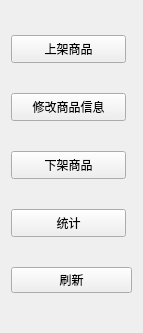
<?xml version="1.0" encoding="UTF-8"?>
<ui version="4.0">
 <class>Form</class>
 <widget class="QWidget" name="Form">
  <property name="geometry">
   <rect>
    <x>0</x>
    <y>0</y>
    <width>143</width>
    <height>333</height>
   </rect>
  </property>
  <property name="windowTitle">
   <string>Form</string>
  </property>
  <layout class="QVBoxLayout" name="verticalLayout">
   <item>
    <widget class="QPushButton" name="insert_pushButton">
     <property name="minimumSize">
      <size>
       <width>115</width>
       <height>28</height>
      </size>
     </property>
     <property name="maximumSize">
      <size>
       <width>115</width>
       <height>28</height>
      </size>
     </property>
     <property name="text">
      <string>上架商品</string>
     </property>
    </widget>
   </item>
   <item>
    <widget class="QPushButton" name="updata_pushButton">
     <property name="minimumSize">
      <size>
       <width>115</width>
       <height>28</height>
      </size>
     </property>
     <property name="maximumSize">
      <size>
       <width>115</width>
       <height>28</height>
      </size>
     </property>
     <property name="text">
      <string>修改商品信息</string>
     </property>
    </widget>
   </item>
   <item>
    <widget class="QPushButton" name="delete_pushButton">
     <property name="minimumSize">
      <size>
       <width>115</width>
       <height>28</height>
      </size>
     </property>
     <property name="maximumSize">
      <size>
       <width>115</width>
       <height>28</height>
      </size>
     </property>
     <property name="text">
      <string>下架商品</string>
     </property>
    </widget>
   </item>
   <item>
    <widget class="QPushButton" name="tongji_pushButton">
     <property name="minimumSize">
      <size>
       <width>115</width>
       <height>28</height>
      </size>
     </property>
     <property name="maximumSize">
      <size>
       <width>115</width>
       <height>28</height>
      </size>
     </property>
     <property name="text">
      <string>统计</string>
     </property>
    </widget>
   </item>
   <item>
    <widget class="QPushButton" name="pushButton_fresh">
     <property name="text">
      <string>刷新</string>
     </property>
    </widget>
   </item>
  </layout>
 </widget>
 <resources/>
 <connections/>
</ui>
